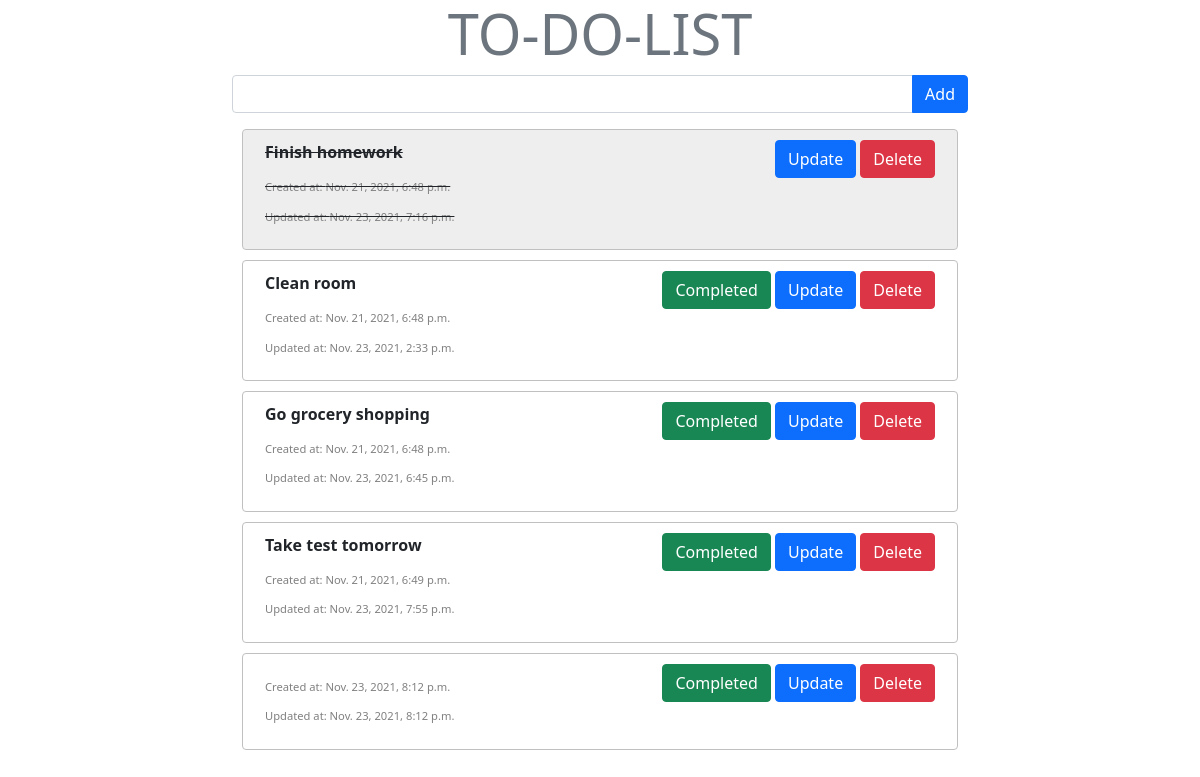
Before: / with the older database file.
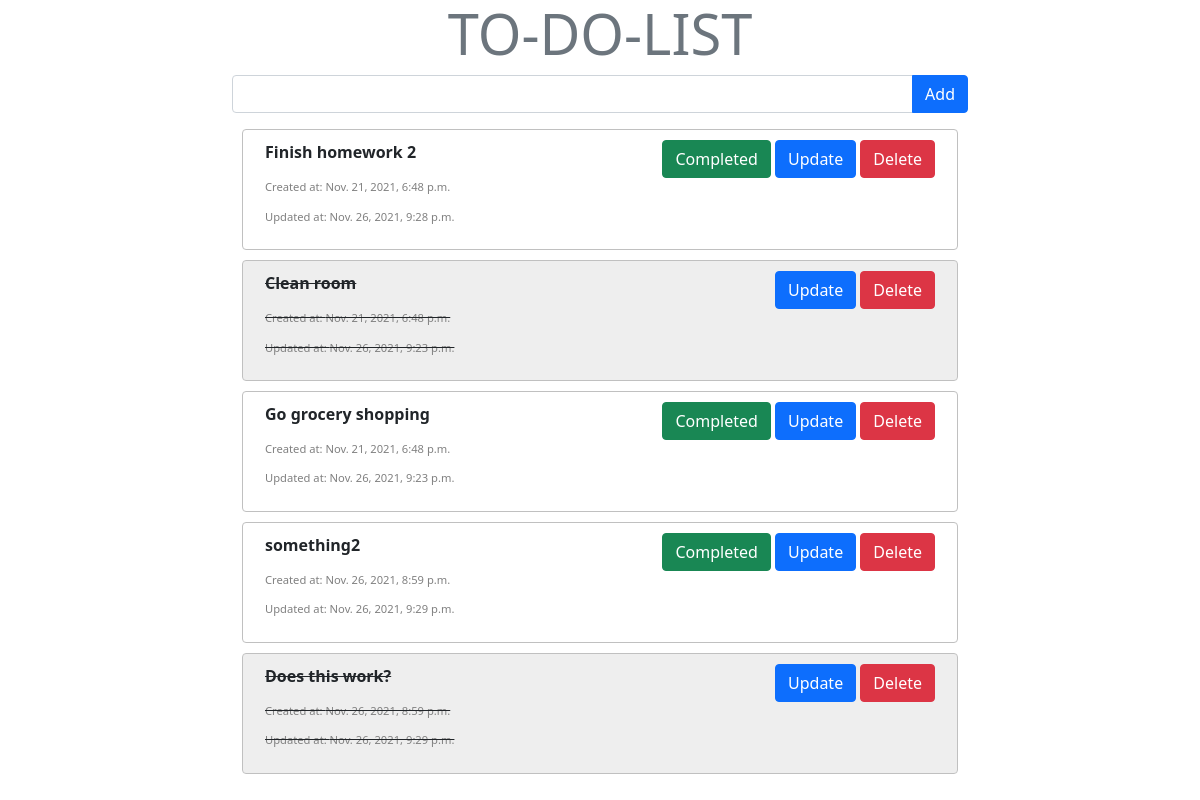
After: the same page with the newer database file.
### Todo/models.py (models this page shows, shortened)
class Todo(models.Model):
    task_name = models.CharField(max_length=200)
    created_at = models.DateTimeField(auto_now_add=True, blank=True)
    updated_at = models.DateTimeField(auto_now=True, blank=True)
    completed = models.BooleanField(default=False)

### Todo/views.py (the view)
# urls.py: path('', views.index, name='index'),
def index(request):
    tasks = Todo.objects.all()
    form = TodoForm()
    context = {'tasks': tasks, 'form': form}
    return render(request, 'index.html', context)

### Todo/forms.py
class TodoForm(forms.ModelForm):
    class Meta:
        model = Todo
        fields = '__all__'
        widgets = {
            'task_name': forms.TextInput(attrs={'class': 'form-control'}),
            'completed': forms.CheckboxInput(attrs={'class': 'form-check-input',
                                                    'role': "switch"})
        }

### templates/index.html (shortened to what this page needs)
{% extends 'base.html' %}
{% load static %}
{% block body %}
    <form action="{% url 'addTodo' %}" method="post">
        <div class="input-group mb-3">
            {{ form.task_name }}
            <button class="btn btn-primary" type="submit">Add</button>
        </div>
    </form>
    {% for task in tasks %}
        {% if task.created_at < task.updated_at %}
            {% if task.completed %}
                <div class="row completed task-container" style="background-clip: padding-box">
                    <div class = "col-md-12 col-lg-6" style="text-decoration: line-through; text-align: left;">
                        <p><b>{{ task.task_name }}</b></p>
                        <p><h6 id="created">Created at: {{ task.created_at }}</h6></p>
                        <p><h6 id="created">Updated at: {{ task.updated_at}}</h6></p>
                    </div>
                    <div class = "col-md-12 col-lg-6 text-md-start text-lg-end">
                        <a href="{% url 'update' task.id %}"><button class="btn btn-primary">Update</button></a>
                        <a href="{% url 'delete' task.id %}"><button class="btn btn-danger">Delete</button></a>
                    </div>
                </div>
            {% else %}
                <div class="row not-completed task-container">
                    <div class = "col-md-12 col-lg-6" >
                        <p><b>{{ task.task_name }}</b></p>
                        <p><h6 id="created">Created at: {{ task.created_at }}</h6></p>
                        <p><h6 id="created">Updated at: {{ task.updated_at}}</h6></p>
                    </div>
                    <div class = "col-md-12 col-lg-6 text-md-start text-lg-end">
                        <a class="btn btn-success" href="{% url 'completed' task.id %}">Completed</a>
                        <a class="btn btn-primary" href="{% url 'update' task.id %}">Update</a>
                        <a class="btn btn-danger" href="{% url 'delete' task.id %}">Delete</a>
                    </div>
                </div>
            {% endif %}
        {% endif %}
    {% endfor %}
{% endblock %}

### templates/base.html (shortened to what this page needs)
{% load static %}
<!DOCTYPE html>
<html lang="en">
<head>
    <link href="https://cdn.jsdelivr.net/npm/bootstrap@5.1.3/dist/css/bootstrap.min.css" rel="stylesheet">
    <link rel="stylesheet" href="{% static 'css/styles.css' %}">
</head>
<body>
<div class="container">
     <h1 class="text-secondary display-4 text-center">TO-DO-LIST</h1>
    <div class="row justify-content-center">
        <div class="col-8">
            {% block body %}
            {% endblock %}
        </div>
    </div>
</div>
</body>
</html>

### static/css/styles.css (style rules this page uses)
.completed { background-color: #eeeeee; }
.not-completed { background-color: white; }
#created { font-size: 0.7rem; color: gray; }
.task-container { border: silver solid 1px; border-radius: 0.25rem; padding: 10px; margin: 10px; }

Changed rows visible on the page:
removed Todo: task_name "Take test tomorrow", created_at "Nov. 21, 2021, 6:49 p.m.", updated_at "Nov. 23, 2021, 7:55 p.m."
removed Todo: created_at "Nov. 23, 2021, 8:12 p.m.", updated_at "Nov. 23, 2021, 8:12 p.m."
changed Todo: task_name "Finish homework" → "Finish homework 2"; updated_at "Nov. 23, 2021, 7:16 p.m." → "Nov. 26, 2021, 9:28 p.m."
changed Todo "Clean room": updated_at "Nov. 23, 2021, 2:33 p.m." → "Nov. 26, 2021, 9:23 p.m."
changed Todo "Go grocery shopping": updated_at "Nov. 23, 2021, 6:45 p.m." → "Nov. 26, 2021, 9:23 p.m."
added Todo: task_name "something2", created_at "Nov. 26, 2021, 8:59 p.m.", updated_at "Nov. 26, 2021, 9:29 p.m."
added Todo: task_name "Does this work?", created_at "Nov. 26, 2021, 8:59 p.m.", updated_at "Nov. 26, 2021, 9:29 p.m."
